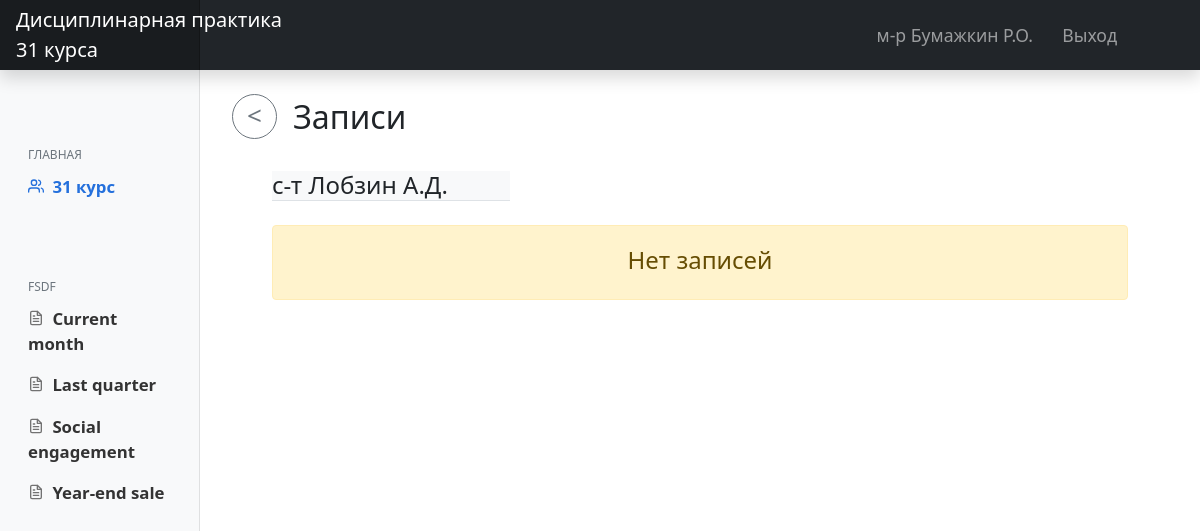
The app's page /notes/lobzin-ad-51fb5e05/ (signed in) with its own data.
### main/models.py (models this page shows, shortened)
class CustomUser(AbstractUser):
    LS = 1
    KO = 2
    KG = 3
    KOF = 4
    ST = 5
    NK = 6
    ROLE_CHOICES = (
        (LS, 'Курсант'),
        (KO, 'Командир отделения'),
        (KG, 'Командир группы'),
        (KOF, 'Курсовой офицер'),
        (ST, 'Старшина курса'),
        (NK, 'Начальник курса')
    )
    RANG_CHOICES = (
        ('ряд.', 'Рядовой'),
        ('мл.с-т', 'Мл.Сержант'),
        ('с-т', 'Сержант'),
        ('ст.с-т', 'Ст.Сержант'),
        ('пр-к', 'Прапорщик'),
        ('ст.пр-к', 'Ст.Прапорщик'),
        ('л-т', 'Лейтенант'),
        ('ст.л-т', 'Ст.Лейтенант'),
        ('к-н', 'Капитан'),
        ('м-р', 'Майор'),
        ('п/п-к', 'Подполковник'),
        ('п-к', 'Полковник')
    )
    role = models.PositiveSmallIntegerField('Должность', choices=ROLE_CHOICES, blank=True, null=True)
    first_name = models.CharField('Имя', max_length=50, blank=True, null=True)
    last_name = models.CharField('Фамилия', max_length=50, blank=True, null=True)
    surname = models.CharField('Отчество', max_length=50, blank=True, null=True)
    rang = models.CharField('Воинское звание', choices=RANG_CHOICES, max_length=50, blank=True, null=True)
    category = TreeForeignKey('Category', on_delete=models.PROTECT, related_name='staff', verbose_name='Подразделение',
                              blank=True, null=True)
    slug = models.SlugField(max_length=255, help_text='Заполняется автоматически!', db_index=True, blank=True)
    def get_FIO(self):
        if self.last_name:
            return str(self.rang) + ' ' + str(self.last_name) + ' ' + str(self.first_name[0].upper()) + '.' + str(
                self.surname[0].upper()) + '.'
        else:
            return "'unknown'"

class Category(MPTTModel):
    COURSE_TYPE = "course"
    PLATOON_TYPE = "platoon"
    GROUP_TYPE = "group"
    UNIT_TYPE = "unit"
    type_choices = [
        (COURSE_TYPE, "Курс"),
        (PLATOON_TYPE, "Взвод"),
        (GROUP_TYPE, "Группа"),
        (UNIT_TYPE, "Отделение"),
    ]
    title = models.CharField(max_length=50, unique=True, verbose_name='Название позразделения')
    type = models.CharField(choices=type_choices, max_length=25, verbose_name="Тип категории")
    parent = TreeForeignKey('self', on_delete=models.PROTECT, null=True, blank=True, related_name='children',
                            db_index=True, verbose_name='Родительская категория')
    slug = models.SlugField()
    class MPTTMeta:
        order_insertion_by = ['title']
    class Meta:
        unique_together = [['parent', 'slug']]
        verbose_name = 'Категория'
        verbose_name_plural = 'Категории'

### main/views.py (the view)
# urls.py: path('notes/<slug:slug>/', UserNotesListView.as_view(), name='view_user_notes'),
class UserNotesListView(LoginRequiredMixin, ListView):
    model = Note
    context_object_name = 'user_notes'
    template_name = 'main/user_notes.html'
    def get_queryset(self):
        slug = self.kwargs["slug"]
        user = CustomUser.objects.filter(slug=slug).first()
        notes = user.notes.all()
        return notes
    def get_context_data(self, **kwargs):
        context = super().get_context_data(**kwargs)
        slug = self.kwargs["slug"]
        user = CustomUser.objects.filter(slug=slug).first()
        context["user"] = user
        return context

### main/templates/main/user_notes.html (shortened to what this page needs)
{% extends 'main/layout.html' %}
{% load static %}
{% block content %}
    <h2 class="mt-4 ms-2"><a onclick="history.back();"><button class="btn btn-outline-secondary btn-circle btn-sm mb-2 me-3"><</button></a>Записи</h2>
    <h4 class="mt-4 mx-5 bg-light w-25 border-bottom">{{ user.get_FIO }}</h4>
    {% if user_notes %}
    <div class="table-responsive mt-4 mx-5">
        <table class="table table-striped">
            <thead class="table-dark">
            <tr>
                <th scope="col">№</th>
                <th scope="col">Запись</th>
                <th scope="col">Кем дано</th>
                <th scope="col">Дата</th>
                <th scope="col"></th>
            </tr>
            </thead>
            <tbody>
            {% for note in user_notes %}
                <tr>
                    <th scope="row">{{ forloop.counter }}</th>
                    <td>{{ note.type }}</td>
                    <td>{{ note.who_gave.get_FIO }}</td>
                    <td>{{ note.date|date:"d.m.Y" }}</td>
                    <td class="text-end"><a class="btn btn-sm btn-warning" href="{% url 'user_note_detail' slug=note.slug %}">Подробнее</a></td>
                </tr>
            {% endfor %}
            </tbody>
        </table>
    </div>
    {% else %}
        <div class="alert alert-warning text-center mt-4 mx-5" role="alert">
            <h4 class="mt-1">Нет записей</h4>
        </div>
    {% endif %}
{% endblock %}

### main/templates/main/layout.html (shortened to what this page needs)
{% load static %}
<!DOCTYPE html>
<html lang="ru">
<head>
    <link rel="stylesheet" href="{% static 'main/css/main.css' %}">
    <link rel="stylesheet" href="{% static 'main/css/bootstrap.min.css' %}">
    <link href="{% static 'main/js/main.js' %}" rel="stylesheet">
  </head>
  <body>
  <header class="navbar navbar-dark sticky-top bg-dark flex-md-nowrap p-0 shadow">
      <a href="{% url 'home' %}" class="navbar-brand col-md-3 col-lg-2 me-0 px-3 text-start">Дисциплинарная практика<br>31 курса</a>
      <div class="navbar-nav">
          <div class="row row-cols-2 mx-2 gx-5">
              <div class="nav-item text-nowrap">
                  <a class="nav-link nav-el">{{ request.user.get_FIO }}</a>
              </div>
              <div class="nav-item text-nowrap">
                  <a class="nav-link nav-el px-3" href="{% url 'logout' %}">Выход</a>
              </div>
          </div>
      </div>
  </header>
  <div class="container-fluid">
      <div class="row">
          <nav id="sidebarMenu" class="col-md-3 col-lg-2 d-md-block bg-light sidebar collapse">
              <div class="position-sticky pt-5">
                  <h6 class="sidebar-heading d-flex justify-content-between align-items-center px-3 mb-1 text-muted">
                      Главная</h6>
                  <ul class="nav flex-column">
                      {% if request.user.role > 1 %}
                      <li class="nav-item">
                          <a class="nav-link active" aria-current="page" href="{% url 'view_group_content' %}">
                              <span data-feather="users"></span>
                              {{ request.user.category.title }}
                          </a>
                      </li>
                      {% endif %}
                  </ul>
                  <h6 class="sidebar-heading d-flex justify-content-between align-items-center px-3 pt-5 mt-4 mb-1 text-muted">
                      fsdf</h6>
                  <ul class="nav flex-column mb-2">
                      <li class="nav-item">
                          <a class="nav-link" href="#">
                              <span data-feather="file-text"></span>
                              Current month
                          </a>
                      </li>
                      <li class="nav-item">
                          <a class="nav-link" href="#">
                              <span data-feather="file-text"></span>
                              Last quarter
                          </a>
                      </li>
                      <li class="nav-item">
                          <a class="nav-link" href="#">
                              <span data-feather="file-text"></span>
                              Social engagement
                          </a>
                      </li>
                      <li class="nav-item">
                          <a class="nav-link" href="#">
                              <span data-feather="file-text"></span>
                              Year-end sale
                          </a>
                      </li>
                  </ul>
              </div>
    </nav>
    <main class="col-md-9 ms-sm-auto col-lg-10 px-md-4">
        {% block content %}{% endblock %}
    </main>
  </div>
</div>
  </body>
</html>

### main/static/main/css/main.css (style rules this page uses)
body { font-size: .875rem; }
.feather { width: 16px; height: 16px; vertical-align: text-bottom; }
.sidebar { position: fixed; top: 0; bottom: 0; left: 0; z-index: 100; padding: 100px 0 0; box-shadow: inset -1px 0 0 rgba(0, 0, 0, .1); }
.sidebar .nav-link { font-weight: 600; color: #333; font-size: 1.05rem; }
.sidebar .nav-link .feather { margin-right: 4px; margin-bottom: 4px; color: #727272; }
.sidebar .nav-link { transition: transform .3s ease-out; }
.sidebar .nav-link.active { color: #2470dc; }
.sidebar .nav-link:hover .feather, .sidebar .nav-link.active .feather { color: inherit; }
.sidebar-heading { font-size: .75rem; text-transform: uppercase; }
.navbar-brand { padding-top: .75rem; padding-bottom: .75rem; font-size: 1.15rem; background-color: rgba(0, 0, 0, .25); box-shadow: inset -1px 0 0 rgba(0, 0, 0, .25); }
.nav-el { font-size: 1.1rem; }
.btn-circle.btn-sm { width: 45px; height: 45px; padding-top: 0px; padding-bottom: 3px; border-radius: 60px; font-size: 26px; text-align: center; }

### records on screen
CustomUser: user.get_FIO "м-р Бумажкин Р.О.", user.category "31 курс"
CustomUser: get_FIO "с-т Лобзин А.Д."
